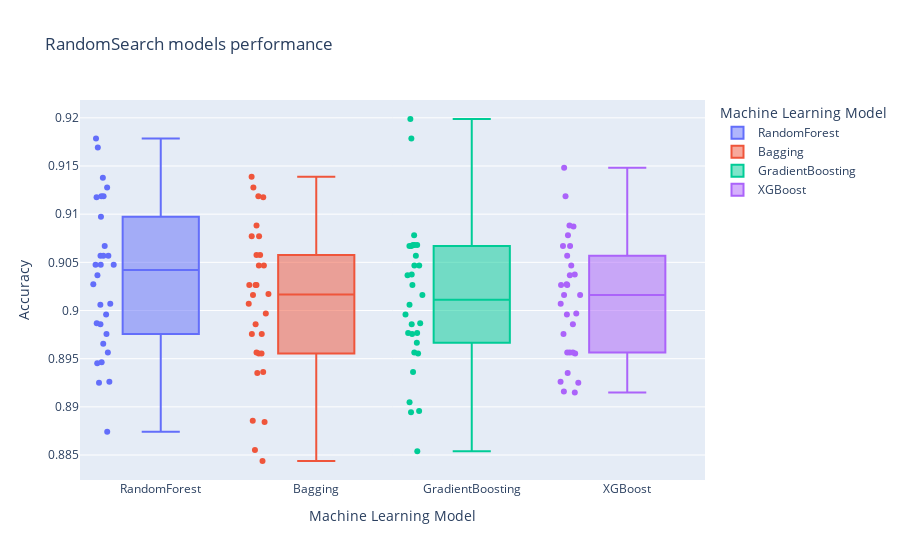

The notebook cell this image was saved under:
### Markdown cell above
Generate a box plot to check the evaluation of each model.

### Code cell
fig = px.box(classificationmod, x="Model", y="Score",color="Model",points='all',
labels={"Model": "Machine Learning Model",
        "Score": "Accuracy"
        },title="RandomSearch models performance")
fig.show()
#fig.write_image("Boxplot.jpeg",engine="kaleido",format="png", width=1600, height=700, scale=0.75)

### Figure 1 — Plotly figure (JSON) as saved in the notebook; plotly's stock layout.template omitted (floating-point values rounded to 4 significant figures)
{"data": [{"alignmentgroup": "True", "boxpoints": "all", "hovertemplate": "Machine Learning Model=%{x}<br>Accuracy=%{y}<extra></extra>", "legendgroup": "RandomForest", "marker": {"color": "#636efa"}, "name": "RandomForest", "notched": false, "offsetgroup": "RandomForest", "orientation": "v", "showlegend": true, "type": "box", "x": ["RandomForest", "RandomForest", "RandomForest", "RandomForest", "RandomForest", "RandomForest", "RandomForest", "RandomForest", "RandomForest", "RandomForest", "RandomForest", "RandomForest", "RandomForest", "RandomForest", "RandomForest", "RandomForest", "RandomForest", "RandomForest", "RandomForest", "RandomForest", "RandomForest", "RandomForest", "RandomForest", "RandomForest", "RandomForest", "RandomForest", "RandomForest", "RandomForest", "RandomForest", "RandomForest"], "x0": " ", "xaxis": "x", "y": [0.9007, 0.9169, 0.8987, 0.9119, 0.9128, 0.8966, 0.8976, 0.9037, 0.8945, 0.8986, 0.9048, 0.9119, 0.8926, 0.9048, 0.8874, 0.9006, 0.9097, 0.8996, 0.9138, 0.9057, 0.9048, 0.9027, 0.8946, 0.8956, 0.8925, 0.9118, 0.9057, 0.9067, 0.9057, 0.9178], "y0": " ", "yaxis": "y"}, {"alignmentgroup": "True", "boxpoints": "all", "hovertemplate": "Machine Learning Model=%{x}<br>Accuracy=%{y}<extra></extra>", "legendgroup": "Bagging", "marker": {"color": "#EF553B"}, "name": "Bagging", "notched": false, "offsetgroup": "Bagging", "orientation": "v", "showlegend": true, "type": "box", "x": ["Bagging", "Bagging", "Bagging", "Bagging", "Bagging", "Bagging", "Bagging", "Bagging", "Bagging", "Bagging", "Bagging", "Bagging", "Bagging", "Bagging", "Bagging", "Bagging", "Bagging", "Bagging", "Bagging", "Bagging", "Bagging", "Bagging", "Bagging", "Bagging", "Bagging", "Bagging", "Bagging", "Bagging", "Bagging", "Bagging"], "x0": " ", "xaxis": "x", "y": [0.8997, 0.9119, 0.9139, 0.9088, 0.8935, 0.8976, 0.8884, 0.9118, 0.9026, 0.9026, 0.9058, 0.9058, 0.9017, 0.8886, 0.8955, 0.8986, 0.9047, 0.8976, 0.9128, 0.8844, 0.8956, 0.9007, 0.8855, 0.8936, 0.8955, 0.9026, 0.9016, 0.9077, 0.9047, 0.9077], "y0": " ", "yaxis": "y"}, {"alignmentgroup": "True", "boxpoints": "all", "hovertemplate": "Machine Learning Model=%{x}<br>Accuracy=%{y}<extra></extra>", "legendgroup": "GradientBoosting", "marker": {"color": "#00cc96"}, "name": "GradientBoosting", "notched": false, "offsetgroup": "GradientBoosting", "orientation": "v", "showlegend": true, "type": "box", "x": ["GradientBoosting", "GradientBoosting", "GradientBoosting", "GradientBoosting", "GradientBoosting", "GradientBoosting", "GradientBoosting", "GradientBoosting", "GradientBoosting", "GradientBoosting", "GradientBoosting", "GradientBoosting", "GradientBoosting", "GradientBoosting", "GradientBoosting", "GradientBoosting", "GradientBoosting", "GradientBoosting", "GradientBoosting", "GradientBoosting", "GradientBoosting", "GradientBoosting", "GradientBoosting", "GradientBoosting", "GradientBoosting", "GradientBoosting", "GradientBoosting", "GradientBoosting", "GradientBoosting", "GradientBoosting"], "x0": " ", "xaxis": "x", "y": [0.9037, 0.9068, 0.8977, 0.9068, 0.9178, 0.9016, 0.8976, 0.9047, 0.8895, 0.8955, 0.9078, 0.9068, 0.8967, 0.8987, 0.8854, 0.9006, 0.9199, 0.8905, 0.9026, 0.8996, 0.8977, 0.8936, 0.8896, 0.8956, 0.8986, 0.9047, 0.9067, 0.9037, 0.9067, 0.9057], "y0": " ", "yaxis": "y"}, {"alignmentgroup": "True", "boxpoints": "all", "hovertemplate": "Machine Learning Model=%{x}<br>Accuracy=%{y}<extra></extra>", "legendgroup": "XGBoost", "marker": {"color": "#ab63fa"}, "name": "XGBoost", "notched": false, "offsetgroup": "XGBoost", "orientation": "v", "showlegend": true, "type": "box", "x": ["XGBoost", "XGBoost", "XGBoost", "XGBoost", "XGBoost", "XGBoost", "XGBoost", "XGBoost", "XGBoost", "XGBoost", "XGBoost", "XGBoost", "XGBoost", "XGBoost", "XGBoost", "XGBoost", "XGBoost", "XGBoost", "XGBoost", "XGBoost", "XGBoost", "XGBoost", "XGBoost", "XGBoost", "XGBoost", "XGBoost", "XGBoost", "XGBoost", "XGBoost", "XGBoost"], "x0": " ", "xaxis": "x", "y": [0.9007, 0.9027, 0.8997, 0.9037, 0.9057, 0.9026, 0.8915, 0.9148, 0.8986, 0.8976, 0.9119, 0.9088, 0.8956, 0.8956, 0.8955, 0.8996, 0.9067, 0.8925, 0.9047, 0.9016, 0.9078, 0.8956, 0.8916, 0.8926, 0.8935, 0.9026, 0.9067, 0.9037, 0.9087, 0.9016], "y0": " ", "yaxis": "y"}], "layout": {"boxmode": "overlay", "legend": {"title": {"text": "Machine Learning Model"}, "tracegroupgap": 0}, "title": {"text": "RandomSearch models performance"}, "xaxis": {"anchor": "y", "categoryarray": ["RandomForest", "Bagging", "GradientBoosting", "XGBoost"], "categoryorder": "array", "domain": [0, 1], "title": {"text": "Machine Learning Model"}}, "yaxis": {"anchor": "x", "domain": [0, 1], "title": {"text": "Accuracy"}}}}
